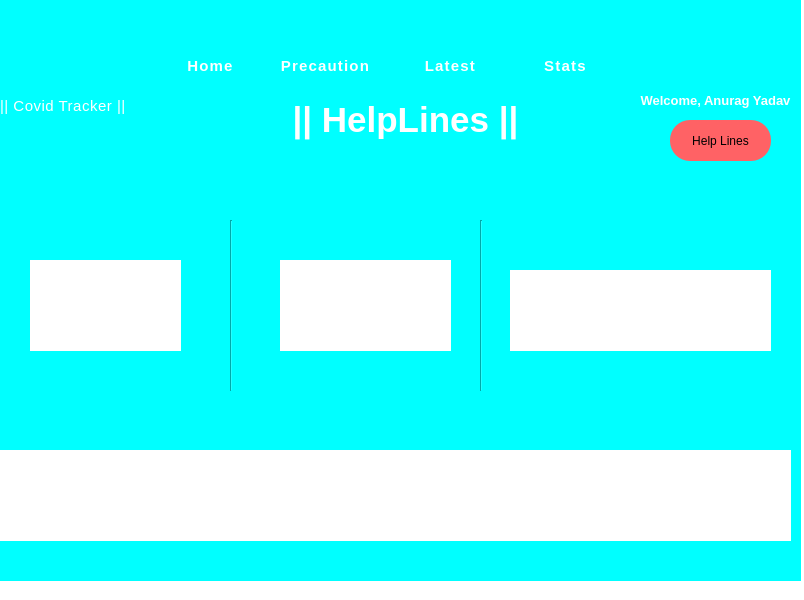
<?xml version="1.0" encoding="UTF-8"?>
<ui version="4.0">
 <class>HelpLines</class>
 <widget class="QMainWindow" name="HelpLines">
  <property name="geometry">
   <rect>
    <x>0</x>
    <y>0</y>
    <width>804</width>
    <height>600</height>
   </rect>
  </property>
  <property name="windowTitle">
   <string>MainWindow</string>
  </property>
  <property name="styleSheet">
   <string notr="true">background-color: white;</string>
  </property>
  <widget class="QWidget" name="centralwidget">
   <widget class="QLabel" name="label_2">
    <property name="geometry">
     <rect>
      <x>160</x>
      <y>50</y>
      <width>101</width>
      <height>31</height>
     </rect>
    </property>
    <property name="styleSheet">
     <string notr="true">color: Black;
Font-size:15px;
letter-spacing:1.2px;
border:2px solid cyan;
border-radius:10px;
background:none;
font-weight:bold;
color:white;</string>
    </property>
    <property name="text">
     <string>Home</string>
    </property>
    <property name="alignment">
     <set>Qt::AlignCenter</set>
    </property>
   </widget>
   <widget class="QLabel" name="label_3">
    <property name="geometry">
     <rect>
      <x>270</x>
      <y>50</y>
      <width>111</width>
      <height>31</height>
     </rect>
    </property>
    <property name="styleSheet">
     <string notr="true">color: Black;
Font-size:15px;
letter-spacing:1.2px;
border:2px solid cyan;
border-radius:10px;
background:none;
font-weight:bold;
color:white;</string>
    </property>
    <property name="text">
     <string>Precaution</string>
    </property>
    <property name="alignment">
     <set>Qt::AlignCenter</set>
    </property>
   </widget>
   <widget class="QLabel" name="label_4">
    <property name="geometry">
     <rect>
      <x>400</x>
      <y>50</y>
      <width>101</width>
      <height>31</height>
     </rect>
    </property>
    <property name="styleSheet">
     <string notr="true">color: Black;
Font-size:15px;
letter-spacing:1.2px;
border:2px solid cyan;
border-radius:10px;
background:none;
font-weight:bold;
color:white;</string>
    </property>
    <property name="text">
     <string>Latest</string>
    </property>
    <property name="alignment">
     <set>Qt::AlignCenter</set>
    </property>
   </widget>
   <widget class="QLabel" name="label_5">
    <property name="geometry">
     <rect>
      <x>510</x>
      <y>50</y>
      <width>111</width>
      <height>31</height>
     </rect>
    </property>
    <property name="styleSheet">
     <string notr="true">color: Black;
Font-size:15px;
letter-spacing:1.2px;
border:2px solid cyan;
border-radius:10px;
background:none;
font-weight:bold;
color:white;</string>
    </property>
    <property name="text">
     <string>Stats</string>
    </property>
    <property name="alignment">
     <set>Qt::AlignCenter</set>
    </property>
   </widget>
   <widget class="QLabel" name="label_6">
    <property name="geometry">
     <rect>
      <x>30</x>
      <y>10</y>
      <width>71</width>
      <height>81</height>
     </rect>
    </property>
    <property name="mouseTracking">
     <bool>true</bool>
    </property>
    <property name="styleSheet">
     <string notr="true">background:none</string>
    </property>
    <property name="text">
     <string/>
    </property>
    <property name="pixmap">
     <pixmap>Mproj1/cov.png</pixmap>
    </property>
    <property name="scaledContents">
     <bool>true</bool>
    </property>
    <property name="wordWrap">
     <bool>false</bool>
    </property>
   </widget>
   <widget class="QLabel" name="label_7">
    <property name="geometry">
     <rect>
      <x>0</x>
      <y>90</y>
      <width>141</width>
      <height>31</height>
     </rect>
    </property>
    <property name="styleSheet">
     <string notr="true">color:White;
Font-size:15px;
letter-spacing:0.5px;
background:none</string>
    </property>
    <property name="text">
     <string>|| Covid Tracker ||</string>
    </property>
   </widget>
   <widget class="QLabel" name="label_16">
    <property name="geometry">
     <rect>
      <x>0</x>
      <y>0</y>
      <width>801</width>
      <height>581</height>
     </rect>
    </property>
    <property name="styleSheet">
     <string notr="true">background-color:cyan</string>
    </property>
    <property name="text">
     <string/>
    </property>
    <property name="pixmap">
     <pixmap>Mproj1/image (2).png</pixmap>
    </property>
    <property name="scaledContents">
     <bool>true</bool>
    </property>
   </widget>
   <widget class="QLabel" name="label">
    <property name="geometry">
     <rect>
      <x>30</x>
      <y>260</y>
      <width>151</width>
      <height>91</height>
     </rect>
    </property>
    <property name="text">
     <string/>
    </property>
    <property name="pixmap">
     <pixmap>12n.jpg</pixmap>
    </property>
    <property name="scaledContents">
     <bool>true</bool>
    </property>
   </widget>
   <widget class="QLabel" name="label_8">
    <property name="geometry">
     <rect>
      <x>280</x>
      <y>260</y>
      <width>171</width>
      <height>91</height>
     </rect>
    </property>
    <property name="text">
     <string/>
    </property>
    <property name="pixmap">
     <pixmap>2n.jpg</pixmap>
    </property>
    <property name="scaledContents">
     <bool>true</bool>
    </property>
   </widget>
   <widget class="QLabel" name="label_9">
    <property name="geometry">
     <rect>
      <x>510</x>
      <y>270</y>
      <width>261</width>
      <height>81</height>
     </rect>
    </property>
    <property name="text">
     <string/>
    </property>
    <property name="pixmap">
     <pixmap>3n.jpg</pixmap>
    </property>
    <property name="scaledContents">
     <bool>true</bool>
    </property>
   </widget>
   <widget class="QLabel" name="label_10">
    <property name="geometry">
     <rect>
      <x>0</x>
      <y>450</y>
      <width>791</width>
      <height>91</height>
     </rect>
    </property>
    <property name="text">
     <string/>
    </property>
    <property name="pixmap">
     <pixmap>4n.jpg</pixmap>
    </property>
   </widget>
   <widget class="QLabel" name="label_11">
    <property name="enabled">
     <bool>true</bool>
    </property>
    <property name="geometry">
     <rect>
      <x>270</x>
      <y>90</y>
      <width>271</width>
      <height>61</height>
     </rect>
    </property>
    <property name="styleSheet">
     <string notr="true">background:none;
color:white;
font-size:35px;
</string>
    </property>
    <property name="text">
     <string>&lt;html&gt;&lt;head/&gt;&lt;body&gt;&lt;p align=&quot;center&quot;&gt;&lt;span style=&quot; font-size:26pt; font-weight:600;&quot;&gt;||  HelpLines  ||&lt;/span&gt;&lt;/p&gt;&lt;/body&gt;&lt;/html&gt;</string>
    </property>
    <property name="alignment">
     <set>Qt::AlignCenter</set>
    </property>
   </widget>
   <widget class="QLabel" name="label_12">
    <property name="geometry">
     <rect>
      <x>250</x>
      <y>150</y>
      <width>311</width>
      <height>20</height>
     </rect>
    </property>
    <property name="styleSheet">
     <string notr="true">background:none;
border-top:2px solid cyan;</string>
    </property>
    <property name="text">
     <string/>
    </property>
   </widget>
   <widget class="QLabel" name="label_18">
    <property name="geometry">
     <rect>
      <x>630</x>
      <y>90</y>
      <width>171</width>
      <height>20</height>
     </rect>
    </property>
    <property name="font">
     <font>
      <pointsize>10</pointsize>
      <weight>75</weight>
      <bold>true</bold>
     </font>
    </property>
    <property name="styleSheet">
     <string notr="true">color:white;
background:none;</string>
    </property>
    <property name="text">
     <string>Welcome, Anurag Yadav</string>
    </property>
    <property name="alignment">
     <set>Qt::AlignCenter</set>
    </property>
   </widget>
   <widget class="QLabel" name="label_17">
    <property name="geometry">
     <rect>
      <x>680</x>
      <y>30</y>
      <width>61</width>
      <height>61</height>
     </rect>
    </property>
    <property name="styleSheet">
     <string notr="true">background:none;</string>
    </property>
    <property name="text">
     <string/>
    </property>
    <property name="pixmap">
     <pixmap>User icon.png</pixmap>
    </property>
    <property name="scaledContents">
     <bool>true</bool>
    </property>
   </widget>
   <widget class="QPushButton" name="pushButton_3">
    <property name="geometry">
     <rect>
      <x>670</x>
      <y>120</y>
      <width>101</width>
      <height>41</height>
     </rect>
    </property>
    <property name="styleSheet">
     <string notr="true">QPushButton{border-radius:20px;
font: 12pt &quot;Times New Roman&quot;;
	
	background-color: rgb(255, 98, 101);

font: 75 10pt &quot;Times New Roman&quot;;
color: rgb(0, 0, 0);}
QPushButton:hover {

	background-color: rgb(255, 0, 4);
 	color: rgb(255, 255, 255);
}
QPushButton:pressed{
	background-color: rgb(170, 170, 255);
}
{    background: #F8B97A;
    border:2px solid black;
	border-radius:15px;
    color:Black;
    font-size: 15px;
    letter-spacing: 0.5px;
    font-family: 'Lato';
    font-weight: 200;}
</string>
    </property>
    <property name="text">
     <string>Help Lines</string>
    </property>
   </widget>
   <widget class="Line" name="line">
    <property name="geometry">
     <rect>
      <x>230</x>
      <y>220</y>
      <width>2</width>
      <height>171</height>
     </rect>
    </property>
    <property name="styleSheet">
     <string notr="true">background-color:cyan;</string>
    </property>
    <property name="orientation">
     <enum>Qt::Vertical</enum>
    </property>
   </widget>
   <widget class="Line" name="line_2">
    <property name="geometry">
     <rect>
      <x>480</x>
      <y>220</y>
      <width>2</width>
      <height>171</height>
     </rect>
    </property>
    <property name="styleSheet">
     <string notr="true">background-color:cyan;</string>
    </property>
    <property name="orientation">
     <enum>Qt::Vertical</enum>
    </property>
   </widget>
   <zorder>label_16</zorder>
   <zorder>label_2</zorder>
   <zorder>label_3</zorder>
   <zorder>label_4</zorder>
   <zorder>label_5</zorder>
   <zorder>label_6</zorder>
   <zorder>label_7</zorder>
   <zorder>label</zorder>
   <zorder>label_8</zorder>
   <zorder>label_9</zorder>
   <zorder>label_10</zorder>
   <zorder>label_11</zorder>
   <zorder>label_12</zorder>
   <zorder>label_18</zorder>
   <zorder>label_17</zorder>
   <zorder>pushButton_3</zorder>
   <zorder>line</zorder>
   <zorder>line_2</zorder>
  </widget>
  <widget class="QMenuBar" name="menubar">
   <property name="geometry">
    <rect>
     <x>0</x>
     <y>0</y>
     <width>804</width>
     <height>21</height>
    </rect>
   </property>
  </widget>
 </widget>
 <resources>
  <include location="Home.ui"/>
 </resources>
 <connections/>
</ui>
